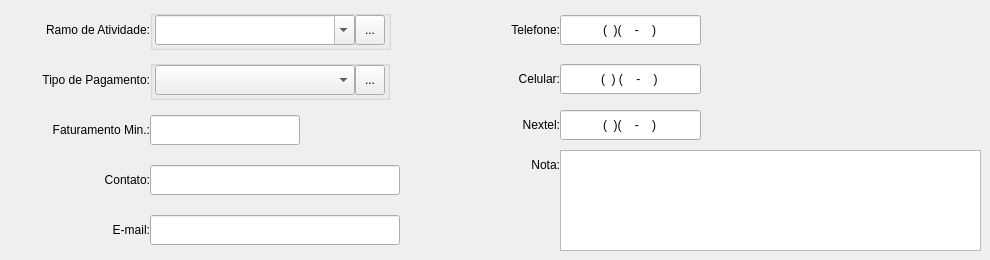
   <widget class="QWidget" name="TabOthers">
    <attribute name="title">
     <string>Outros</string>
    </attribute>
    <widget class="QLabel" name="LabelBusinessActivity">
     <property name="geometry">
      <rect>
       <x>10</x>
       <y>15</y>
       <width>140</width>
       <height>30</height>
      </rect>
     </property>
     <property name="text">
      <string>Ramo de Atividade:</string>
     </property>
     <property name="alignment">
      <set>Qt::AlignRight|Qt::AlignTrailing|Qt::AlignVCenter</set>
     </property>
    </widget>
    <widget class="QLabel" name="LabelPaymentMthd">
     <property name="geometry">
      <rect>
       <x>10</x>
       <y>65</y>
       <width>140</width>
       <height>30</height>
      </rect>
     </property>
     <property name="text">
      <string>Tipo de Pagamento:</string>
     </property>
     <property name="alignment">
      <set>Qt::AlignRight|Qt::AlignTrailing|Qt::AlignVCenter</set>
     </property>
    </widget>
    <widget class="QLabel" name="LabelContact">
     <property name="geometry">
      <rect>
       <x>10</x>
       <y>165</y>
       <width>140</width>
       <height>30</height>
      </rect>
     </property>
     <property name="text">
      <string>Contato:</string>
     </property>
     <property name="alignment">
      <set>Qt::AlignRight|Qt::AlignTrailing|Qt::AlignVCenter</set>
     </property>
    </widget>
    <widget class="QLineEdit" name="LEditContact">
     <property name="geometry">
      <rect>
       <x>150</x>
       <y>165</y>
       <width>250</width>
       <height>30</height>
      </rect>
     </property>
     <property name="toolTip">
      <string>Informar o Nome do Representande de Contato...</string>
     </property>
     <property name="alignment">
      <set>Qt::AlignCenter</set>
     </property>
    </widget>
    <widget class="QLabel" name="LabelEmailContact">
     <property name="geometry">
      <rect>
       <x>10</x>
       <y>215</y>
       <width>140</width>
       <height>30</height>
      </rect>
     </property>
     <property name="text">
      <string>E-mail:</string>
     </property>
     <property name="alignment">
      <set>Qt::AlignRight|Qt::AlignTrailing|Qt::AlignVCenter</set>
     </property>
    </widget>
    <widget class="QLineEdit" name="LEditEmailContact">
     <property name="geometry">
      <rect>
       <x>150</x>
       <y>215</y>
       <width>250</width>
       <height>30</height>
      </rect>
     </property>
     <property name="toolTip">
      <string>Informar o E-mail de Contato com o Representante..</string>
     </property>
     <property name="inputMethodHints">
      <set>Qt::ImhEmailCharactersOnly</set>
     </property>
     <property name="inputMask">
      <string/>
     </property>
     <property name="text">
      <string/>
     </property>
     <property name="alignment">
      <set>Qt::AlignCenter</set>
     </property>
    </widget>
    <widget class="QLabel" name="LabelTelPhone">
     <property name="geometry">
      <rect>
       <x>420</x>
       <y>15</y>
       <width>140</width>
       <height>30</height>
      </rect>
     </property>
     <property name="text">
      <string>Telefone:</string>
     </property>
     <property name="alignment">
      <set>Qt::AlignRight|Qt::AlignTrailing|Qt::AlignVCenter</set>
     </property>
    </widget>
    <widget class="QLineEdit" name="LEditTelPhone">
     <property name="geometry">
      <rect>
       <x>560</x>
       <y>15</y>
       <width>141</width>
       <height>30</height>
      </rect>
     </property>
     <property name="toolTip">
      <string>Informar o Telefone de Contato com Representante...</string>
     </property>
     <property name="inputMask">
      <string>(99)(9999-9999); </string>
     </property>
     <property name="alignment">
      <set>Qt::AlignCenter</set>
     </property>
    </widget>
    <widget class="QLabel" name="LabelCelPhone">
     <property name="geometry">
      <rect>
       <x>420</x>
       <y>64</y>
       <width>140</width>
       <height>30</height>
      </rect>
     </property>
     <property name="text">
      <string>Celular:</string>
     </property>
     <property name="alignment">
      <set>Qt::AlignRight|Qt::AlignTrailing|Qt::AlignVCenter</set>
     </property>
    </widget>
    <widget class="QLineEdit" name="LEditCelPhone">
     <property name="geometry">
      <rect>
       <x>560</x>
       <y>64</y>
       <width>141</width>
       <height>30</height>
      </rect>
     </property>
     <property name="toolTip">
      <string>Informar o Celular de Contato com Representante...</string>
     </property>
     <property name="inputMask">
      <string>(99)9(9999-9999); </string>
     </property>
     <property name="alignment">
      <set>Qt::AlignCenter</set>
     </property>
    </widget>
    <widget class="QLabel" name="LabelNextelPhone">
     <property name="geometry">
      <rect>
       <x>420</x>
       <y>110</y>
       <width>140</width>
       <height>30</height>
      </rect>
     </property>
     <property name="text">
      <string>Nextel:</string>
     </property>
     <property name="alignment">
      <set>Qt::AlignRight|Qt::AlignTrailing|Qt::AlignVCenter</set>
     </property>
    </widget>
    <widget class="QLineEdit" name="LEditNextelPhone">
     <property name="geometry">
      <rect>
       <x>560</x>
       <y>110</y>
       <width>141</width>
       <height>30</height>
      </rect>
     </property>
     <property name="toolTip">
      <string>Informar o Número Nextel P/Contato com Representante...</string>
     </property>
     <property name="inputMask">
      <string>(99)(9999-9999); </string>
     </property>
     <property name="text">
      <string>()(-)</string>
     </property>
     <property name="alignment">
      <set>Qt::AlignCenter</set>
     </property>
    </widget>
    <widget class="QGroupBox" name="GBoxBusinessActivity">
     <property name="geometry">
      <rect>
       <x>150</x>
       <y>10</y>
       <width>241</width>
       <height>40</height>
      </rect>
     </property>
     <property name="title">
      <string/>
     </property>
     <widget class="QToolButton" name="TButtonToolsBusinessActivity">
      <property name="geometry">
       <rect>
        <x>205</x>
        <y>5</y>
        <width>30</width>
        <height>30</height>
       </rect>
      </property>
      <property name="toolTip">
       <string>Pesquisar o Código Selecionado...</string>
      </property>
      <property name="text">
       <string>...</string>
      </property>
      <property name="icon">
       <iconset resource="../images.qrc">
        <normaloff>:/images/PNG/128x128/gnome-system-config-128x128.png</normaloff>:/images/PNG/128x128/gnome-system-config-128x128.png</iconset>
      </property>
     </widget>
     <widget class="QComboBox" name="CBoxBusinessActivity">
      <property name="geometry">
       <rect>
        <x>5</x>
        <y>5</y>
        <width>200</width>
        <height>30</height>
       </rect>
      </property>
      <property name="toolTip">
       <string>Selecionar/Digitar o Ramo de Atividade do Fornecedor...</string>
      </property>
      <property name="editable">
       <bool>true</bool>
      </property>
     </widget>
    </widget>
    <widget class="QGroupBox" name="GBoxPaymentMthd">
     <property name="geometry">
      <rect>
       <x>150</x>
       <y>60</y>
       <width>240</width>
       <height>40</height>
      </rect>
     </property>
     <property name="title">
      <string/>
     </property>
     <widget class="QComboBox" name="CBoxPaymentMthd">
      <property name="geometry">
       <rect>
        <x>5</x>
        <y>5</y>
        <width>200</width>
        <height>30</height>
       </rect>
      </property>
      <property name="toolTip">
       <string>Selecionar uma Forma de Pagamento...</string>
      </property>
     </widget>
     <widget class="QToolButton" name="TButtonToolsPaymentMthd">
      <property name="geometry">
       <rect>
        <x>205</x>
        <y>5</y>
        <width>30</width>
        <height>30</height>
       </rect>
      </property>
      <property name="toolTip">
       <string>Pesquisar o Código Selecionado...</string>
      </property>
      <property name="text">
       <string>...</string>
      </property>
      <property name="icon">
       <iconset resource="../images.qrc">
        <normaloff>:/images/PNG/128x128/gnome-system-config-128x128.png</normaloff>:/images/PNG/128x128/gnome-system-config-128x128.png</iconset>
      </property>
     </widget>
    </widget>
    <widget class="QLabel" name="LabelNotes">
     <property name="geometry">
      <rect>
       <x>420</x>
       <y>150</y>
       <width>140</width>
       <height>30</height>
      </rect>
     </property>
     <property name="text">
      <string>Nota:</string>
     </property>
     <property name="alignment">
      <set>Qt::AlignRight|Qt::AlignTrailing|Qt::AlignVCenter</set>
     </property>
    </widget>
    <widget class="QTextEdit" name="TEditNotes">
     <property name="geometry">
      <rect>
       <x>560</x>
       <y>150</y>
       <width>421</width>
       <height>101</height>
      </rect>
     </property>
     <property name="toolTip">
      <string>Informar uma observação importante para o Fornecedor...</string>
     </property>
    </widget>
    <widget class="QLabel" name="LabelBillingMin">
     <property name="geometry">
      <rect>
       <x>10</x>
       <y>115</y>
       <width>140</width>
       <height>30</height>
      </rect>
     </property>
     <property name="text">
      <string>Faturamento Min.:</string>
     </property>
     <property name="alignment">
      <set>Qt::AlignRight|Qt::AlignTrailing|Qt::AlignVCenter</set>
     </property>
    </widget>
    <widget class="QLineEdit" name="LEditBillingMin">
     <property name="geometry">
      <rect>
       <x>150</x>
       <y>115</y>
       <width>150</width>
       <height>30</height>
      </rect>
     </property>
     <property name="toolTip">
      <string>Informar o Valor Minimo para Faturamento para o Fornecedor...</string>
     </property>
     <property name="inputMethodHints">
      <set>Qt::ImhNone</set>
     </property>
     <property name="inputMask">
      <string/>
     </property>
     <property name="text">
      <string/>
     </property>
     <property name="alignment">
      <set>Qt::AlignCenter</set>
     </property>
    </widget>
   </widget>
